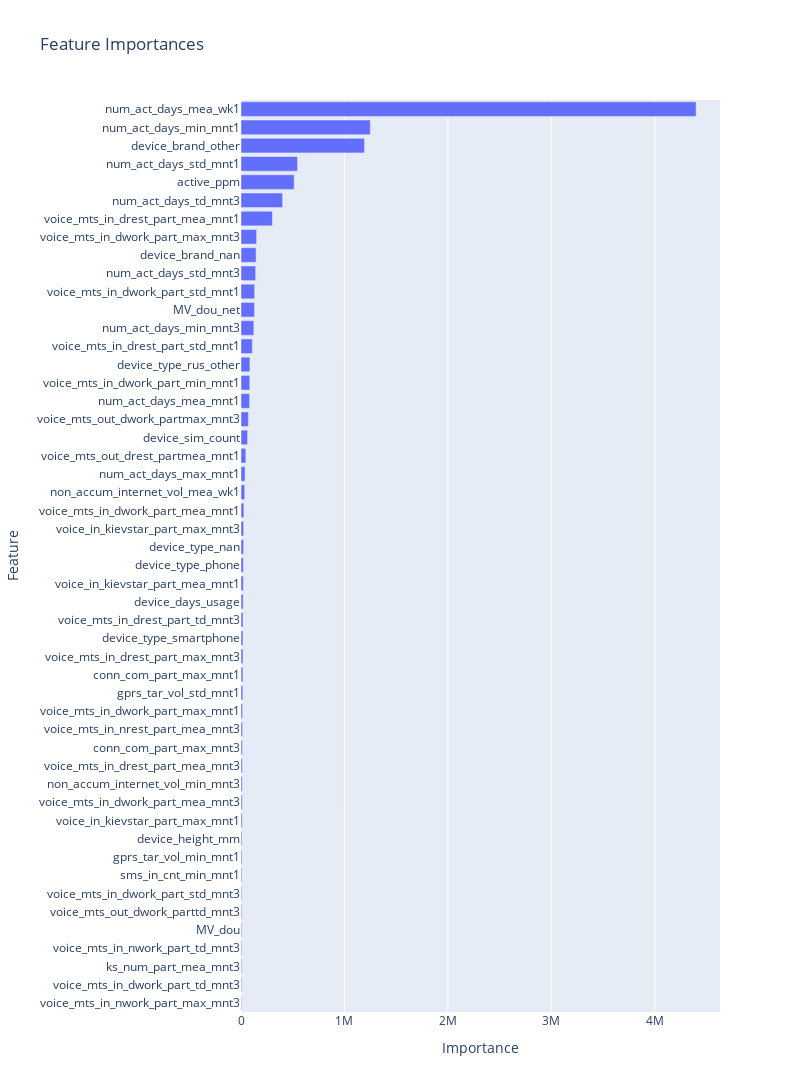

This figure's notebook cell:
### Code cell
import plotly.express as px

fig = px.bar(feature_importances[:50], x="Importance", y="Feature", title="Feature Importances")
fig.update_layout(yaxis={"categoryorder": "total ascending"}, width=800, height=1200)
fig.show()

### Figure 1 — Plotly figure (JSON) as saved in the notebook; plotly's stock layout.template omitted (floating-point values rounded to 4 significant figures)
{"data": [{"alignmentgroup": "True", "hovertemplate": "Importance=%{x}<br>Feature=%{y}<extra></extra>", "legendgroup": "", "marker": {"color": "#636efa", "pattern": {"shape": ""}}, "name": "", "offsetgroup": "", "orientation": "h", "showlegend": false, "textposition": "auto", "type": "bar", "x": [4398000.0, 1250000.0, 1194000.0, 546500.0, 514100.0, 402200.0, 303600.0, 150900.0, 145600.0, 141700.0, 131700.0, 130700.0, 123900.0, 109800.0, 85920.0, 84670.0, 82810.0, 71610.0, 63780.0, 46620.0, 39450.0, 35960.0, 27760.0, 25310.0, 24960.0, 22910.0, 22750.0, 20970.0, 19400.0, 19070.0, 18980.0, 18510.0, 17720.0, 15160.0, 14710.0, 13080.0, 12580.0, 11940.0, 11560.0, 11530.0, 8968.0, 8759.0, 8300.0, 7369.0, 7284.0, 7090, 7009.0, 6829.0, 6414.0, 5736.0], "xaxis": "x", "y": ["num_act_days_mea_wk1", "num_act_days_min_mnt1", "device_brand_other", "num_act_days_std_mnt1", "active_ppm", "num_act_days_td_mnt3", "voice_mts_in_drest_part_mea_mnt1", "voice_mts_in_dwork_part_max_mnt3", "device_brand_nan", "num_act_days_std_mnt3", "voice_mts_in_dwork_part_std_mnt1", "MV_dou_net", "num_act_days_min_mnt3", "voice_mts_in_drest_part_std_mnt1", "device_type_rus_other", "voice_mts_in_dwork_part_min_mnt1", "num_act_days_mea_mnt1", "voice_mts_out_dwork_partmax_mnt3", "device_sim_count", "voice_mts_out_drest_partmea_mnt1", "num_act_days_max_mnt1", "non_accum_internet_vol_mea_wk1", "voice_mts_in_dwork_part_mea_mnt1", "voice_in_kievstar_part_max_mnt3", "device_type_nan", "device_type_phone", "voice_in_kievstar_part_mea_mnt1", "device_days_usage", "voice_mts_in_drest_part_td_mnt3", "device_type_smartphone", "voice_mts_in_drest_part_max_mnt3", "conn_com_part_max_mnt1", "gprs_tar_vol_std_mnt1", "voice_mts_in_dwork_part_max_mnt1", "voice_mts_in_nrest_part_mea_mnt3", "conn_com_part_max_mnt3", "voice_mts_in_drest_part_mea_mnt3", "non_accum_internet_vol_min_mnt3", "voice_mts_in_dwork_part_mea_mnt3", "voice_in_kievstar_part_max_mnt1", "device_height_mm", "gprs_tar_vol_min_mnt1", "sms_in_cnt_min_mnt1", "voice_mts_in_dwork_part_std_mnt3", "voice_mts_out_dwork_parttd_mnt3", "MV_dou", "voice_mts_in_nwork_part_td_mnt3", "ks_num_part_mea_mnt3", "voice_mts_in_dwork_part_td_mnt3", "voice_mts_in_nwork_part_max_mnt3"], "yaxis": "y"}], "layout": {"barmode": "relative", "height": 1200, "legend": {"tracegroupgap": 0}, "title": {"text": "Feature Importances"}, "width": 800, "xaxis": {"anchor": "y", "domain": [0, 1], "title": {"text": "Importance"}}, "yaxis": {"anchor": "x", "categoryorder": "total ascending", "domain": [0, 1], "title": {"text": "Feature"}}}}
